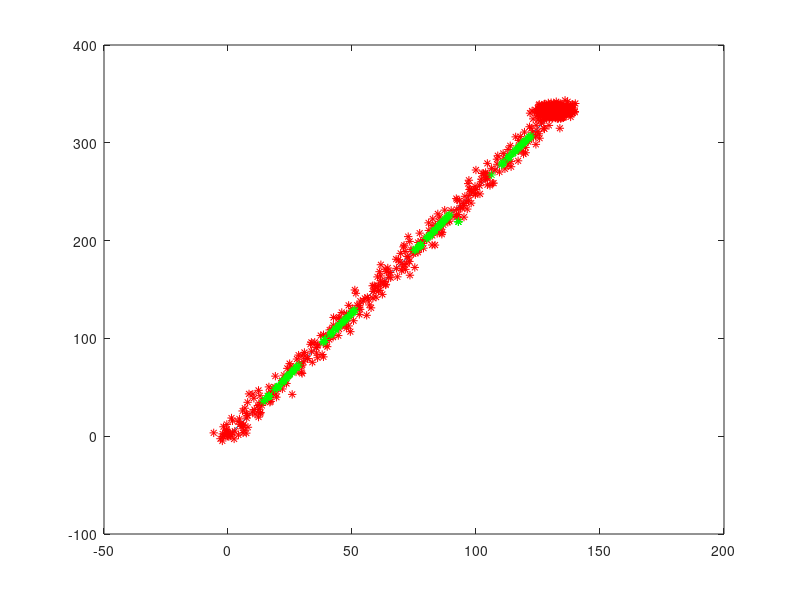

This figure's MATLAB source:
clc
clear all
close all

gps_ideal = load('gps_ideal.txt');
size(gps_ideal)
plot(gps_ideal(:,1),gps_ideal(:,2))
hold on

gps_lowcost = load('gps_lowcost.txt');
size(gps_lowcost)
plot(gps_lowcost(:,1),gps_lowcost(:,2),'*r')

position_vision_system = load('position_vision_system.txt');
size(position_vision_system)
plot(position_vision_system(:,1),position_vision_system(:,2),'*g')

%velocity = load('velocity.txt');
%v_carro=(velocity(:,1).^2+velocity(:,2).^2).^(1/2);
%figure, plot(sqrt(velocity(:,1).^2 + velocity(:,2).^2),'g')
